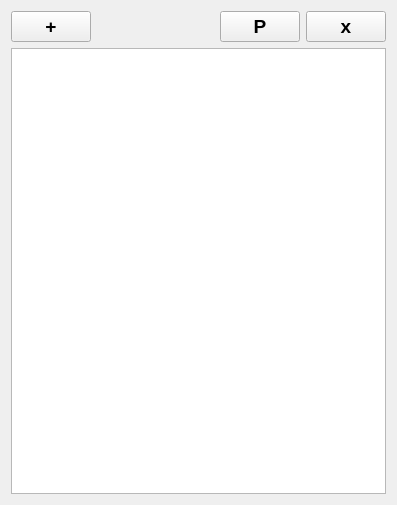
<?xml version="1.0" encoding="UTF-8"?>
<ui version="4.0">
 <class>NoteListGadget</class>
 <widget class="QWidget" name="NoteListGadget">
  <property name="geometry">
   <rect>
    <x>0</x>
    <y>0</y>
    <width>397</width>
    <height>505</height>
   </rect>
  </property>
  <property name="windowTitle">
   <string>Form</string>
  </property>
  <layout class="QVBoxLayout" name="verticalLayout">
   <item>
    <layout class="QHBoxLayout" name="horizontalLayout">
     <item>
      <widget class="QPushButton" name="create_note_button">
       <property name="font">
        <font>
         <family>Ubuntu</family>
         <pointsize>14</pointsize>
         <bold>true</bold>
        </font>
       </property>
       <property name="text">
        <string>+</string>
       </property>
      </widget>
     </item>
     <item>
      <spacer name="horizontalSpacer">
       <property name="orientation">
        <enum>Qt::Horizontal</enum>
       </property>
       <property name="sizeHint" stdset="0">
        <size>
         <width>138</width>
         <height>20</height>
        </size>
       </property>
      </spacer>
     </item>
     <item>
      <widget class="QPushButton" name="pin_gadget_button">
       <property name="font">
        <font>
         <family>Ubuntu</family>
         <pointsize>14</pointsize>
         <bold>true</bold>
        </font>
       </property>
       <property name="text">
        <string>P</string>
       </property>
      </widget>
     </item>
     <item>
      <widget class="QPushButton" name="close_button">
       <property name="font">
        <font>
         <family>Ubuntu</family>
         <pointsize>14</pointsize>
         <bold>true</bold>
        </font>
       </property>
       <property name="text">
        <string>x</string>
       </property>
      </widget>
     </item>
    </layout>
   </item>
   <item>
    <widget class="QTableView" name="tableView"/>
   </item>
  </layout>
 </widget>
 <resources/>
 <connections/>
</ui>
